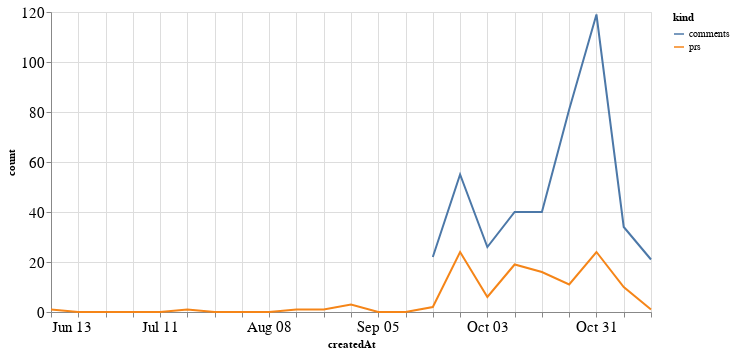

Notebook cell for this chart:
### Code cell
alt.Chart(total_time, width=600).mark_line().encode(
    x='createdAt',
    y='count',
    color='kind'
)

### Figure 1 — Vega-Lite specification as saved in the notebook (floating-point values rounded to 4 significant figures)
{"config": {"axisLeft": {"labelFontSize": 15}, "axisBottom": {"labelFontSize": 15}}, "data": {"name": "data-6177d6b97d2336cfc77d581c7d959dd8"}, "mark": "line", "encoding": {"color": {"type": "nominal", "field": "kind"}, "x": {"type": "temporal", "field": "createdAt"}, "y": {"type": "quantitative", "field": "count"}}, "width": 600, "$schema": "https://vega.github.io/schema/vega-lite/v4.8.1.json", "datasets": {"data-6177d6b97d2336cfc77d581c7d959dd8": [{"createdAt": "2021-06-13T00:00:00", "kind": "prs", "count": 1.0}, {"createdAt": "2021-06-20T00:00:00", "kind": "prs", "count": 0.0}, {"createdAt": "2021-06-27T00:00:00", "kind": "prs", "count": 0.0}, {"createdAt": "2021-07-04T00:00:00", "kind": "prs", "count": 0.0}, {"createdAt": "2021-07-11T00:00:00", "kind": "prs", "count": 0.0}, {"createdAt": "2021-07-18T00:00:00", "kind": "prs", "count": 1.0}, {"createdAt": "2021-07-25T00:00:00", "kind": "prs", "count": 0.0}, {"createdAt": "2021-08-01T00:00:00", "kind": "prs", "count": 0.0}, {"createdAt": "2021-08-08T00:00:00", "kind": "prs", "count": 0.0}, {"createdAt": "2021-08-15T00:00:00", "kind": "prs", "count": 1.0}, {"createdAt": "2021-08-22T00:00:00", "kind": "prs", "count": 1.0}, {"createdAt": "2021-08-29T00:00:00", "kind": "prs", "count": 3.0}, {"createdAt": "2021-09-05T00:00:00", "kind": "prs", "count": 0.0}, {"createdAt": "2021-09-12T00:00:00", "kind": "prs", "count": 0.0}, {"createdAt": "2021-09-19T00:00:00", "kind": "prs", "count": 2.0}, {"createdAt": "2021-09-26T00:00:00", "kind": "prs", "count": 24.0}, {"createdAt": "2021-10-03T00:00:00", "kind": "prs", "count": 6.0}, {"createdAt": "2021-10-10T00:00:00", "kind": "prs", "count": 19.0}, {"createdAt": "2021-10-17T00:00:00", "kind": "prs", "count": 16.0}, {"createdAt": "2021-10-24T00:00:00", "kind": "prs", "count": 11.0}, {"createdAt": "2021-10-31T00:00:00", "kind": "prs", "count": 24.0}, {"createdAt": "2021-11-07T00:00:00", "kind": "prs", "count": 10.0}, {"createdAt": "2021-11-14T00:00:00", "kind": "prs", "count": 1.0}, {"createdAt": "2021-06-13T00:00:00", "kind": "comments", "count": null}, {"createdAt": "2021-06-20T00:00:00", "kind": "comments", "count": null}, {"createdAt": "2021-06-27T00:00:00", "kind": "comments", "count": null}, {"createdAt": "2021-07-04T00:00:00", "kind": "comments", "count": null}, {"createdAt": "2021-07-11T00:00:00", "kind": "comments", "count": null}, {"createdAt": "2021-07-18T00:00:00", "kind": "comments", "count": null}, {"createdAt": "2021-07-25T00:00:00", "kind": "comments", "count": null}, {"createdAt": "2021-08-01T00:00:00", "kind": "comments", "count": null}, {"createdAt": "2021-08-08T00:00:00", "kind": "comments", "count": null}, {"createdAt": "2021-08-15T00:00:00", "kind": "comments", "count": null}, {"createdAt": "2021-08-22T00:00:00", "kind": "comments", "count": null}, {"createdAt": "2021-08-29T00:00:00", "kind": "comments", "count": null}, {"createdAt": "2021-09-05T00:00:00", "kind": "comments", "count": null}, {"createdAt": "2021-09-12T00:00:00", "kind": "comments", "count": null}, {"createdAt": "2021-09-19T00:00:00", "kind": "comments", "count": 22.0}, {"createdAt": "2021-09-26T00:00:00", "kind": "comments", "count": 55.0}, {"createdAt": "2021-10-03T00:00:00", "kind": "comments", "count": 26.0}, {"createdAt": "2021-10-10T00:00:00", "kind": "comments", "count": 40.0}, {"createdAt": "2021-10-17T00:00:00", "kind": "comments", "count": 40.0}, {"createdAt": "2021-10-24T00:00:00", "kind": "comments", "count": 81.0}, {"createdAt": "2021-10-31T00:00:00", "kind": "comments", "count": 119.0}, {"createdAt": "2021-11-07T00:00:00", "kind": "comments", "count": 34.0}, {"createdAt": "2021-11-14T00:00:00", "kind": "comments", "count": 21.0}]}}
